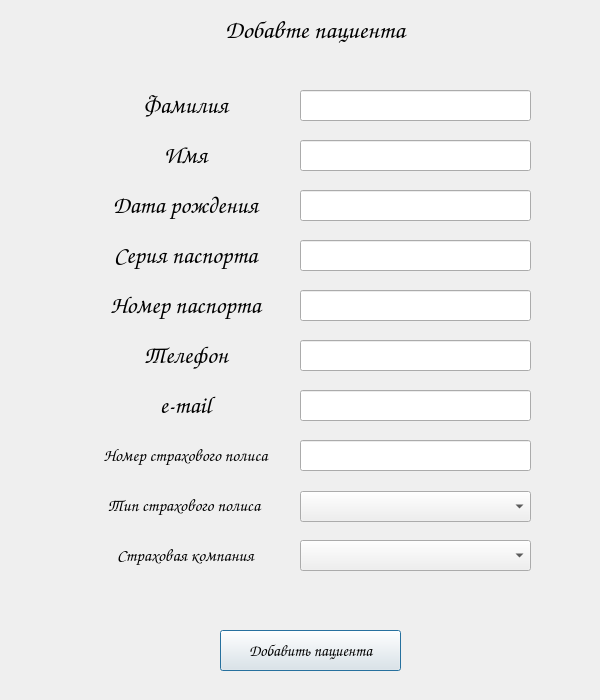
<?xml version="1.0" encoding="UTF-8"?>
<ui version="4.0">
 <class>Laborant_add_paccient</class>
 <widget class="QDialog" name="Laborant_add_paccient">
  <property name="geometry">
   <rect>
    <x>0</x>
    <y>0</y>
    <width>600</width>
    <height>700</height>
   </rect>
  </property>
  <property name="windowTitle">
   <string>Dialog</string>
  </property>
  <widget class="QLabel" name="label_16">
   <property name="enabled">
    <bool>true</bool>
   </property>
   <property name="geometry">
    <rect>
     <x>70</x>
     <y>90</y>
     <width>231</width>
     <height>31</height>
    </rect>
   </property>
   <property name="font">
    <font>
     <family>Comic Sans MS</family>
     <pointsize>18</pointsize>
    </font>
   </property>
   <property name="styleSheet">
    <string notr="true"/>
   </property>
   <property name="text">
    <string>Фамилия</string>
   </property>
   <property name="textFormat">
    <enum>Qt::AutoText</enum>
   </property>
   <property name="alignment">
    <set>Qt::AlignCenter</set>
   </property>
  </widget>
  <widget class="QLabel" name="label_17">
   <property name="enabled">
    <bool>true</bool>
   </property>
   <property name="geometry">
    <rect>
     <x>70</x>
     <y>140</y>
     <width>231</width>
     <height>31</height>
    </rect>
   </property>
   <property name="font">
    <font>
     <family>Comic Sans MS</family>
     <pointsize>18</pointsize>
    </font>
   </property>
   <property name="styleSheet">
    <string notr="true"/>
   </property>
   <property name="text">
    <string>Имя</string>
   </property>
   <property name="textFormat">
    <enum>Qt::AutoText</enum>
   </property>
   <property name="alignment">
    <set>Qt::AlignCenter</set>
   </property>
  </widget>
  <widget class="QLineEdit" name="lineEdit">
   <property name="geometry">
    <rect>
     <x>300</x>
     <y>90</y>
     <width>231</width>
     <height>31</height>
    </rect>
   </property>
  </widget>
  <widget class="QLineEdit" name="lineEdit_3">
   <property name="geometry">
    <rect>
     <x>300</x>
     <y>140</y>
     <width>231</width>
     <height>31</height>
    </rect>
   </property>
  </widget>
  <widget class="QLabel" name="label_20">
   <property name="enabled">
    <bool>true</bool>
   </property>
   <property name="geometry">
    <rect>
     <x>180</x>
     <y>0</y>
     <width>270</width>
     <height>60</height>
    </rect>
   </property>
   <property name="font">
    <font>
     <family>Comic Sans MS</family>
     <pointsize>19</pointsize>
    </font>
   </property>
   <property name="styleSheet">
    <string notr="true"/>
   </property>
   <property name="text">
    <string>Добавте пациента</string>
   </property>
   <property name="textFormat">
    <enum>Qt::AutoText</enum>
   </property>
   <property name="alignment">
    <set>Qt::AlignCenter</set>
   </property>
  </widget>
  <widget class="QPushButton" name="pushButton_13">
   <property name="geometry">
    <rect>
     <x>220</x>
     <y>630</y>
     <width>181</width>
     <height>41</height>
    </rect>
   </property>
   <property name="font">
    <font>
     <family>Comic Sans MS</family>
     <pointsize>12</pointsize>
    </font>
   </property>
   <property name="text">
    <string>Добавить пациента</string>
   </property>
  </widget>
  <widget class="QLabel" name="label_18">
   <property name="enabled">
    <bool>true</bool>
   </property>
   <property name="geometry">
    <rect>
     <x>70</x>
     <y>190</y>
     <width>231</width>
     <height>31</height>
    </rect>
   </property>
   <property name="font">
    <font>
     <family>Comic Sans MS</family>
     <pointsize>18</pointsize>
    </font>
   </property>
   <property name="styleSheet">
    <string notr="true"/>
   </property>
   <property name="text">
    <string>Дата рождения</string>
   </property>
   <property name="textFormat">
    <enum>Qt::AutoText</enum>
   </property>
   <property name="alignment">
    <set>Qt::AlignCenter</set>
   </property>
  </widget>
  <widget class="QLineEdit" name="lineEdit_4">
   <property name="geometry">
    <rect>
     <x>300</x>
     <y>190</y>
     <width>231</width>
     <height>31</height>
    </rect>
   </property>
  </widget>
  <widget class="QLabel" name="label_19">
   <property name="enabled">
    <bool>true</bool>
   </property>
   <property name="geometry">
    <rect>
     <x>70</x>
     <y>240</y>
     <width>231</width>
     <height>31</height>
    </rect>
   </property>
   <property name="font">
    <font>
     <family>Comic Sans MS</family>
     <pointsize>18</pointsize>
    </font>
   </property>
   <property name="styleSheet">
    <string notr="true"/>
   </property>
   <property name="text">
    <string>Серия паспорта</string>
   </property>
   <property name="textFormat">
    <enum>Qt::AutoText</enum>
   </property>
   <property name="alignment">
    <set>Qt::AlignCenter</set>
   </property>
  </widget>
  <widget class="QLineEdit" name="lineEdit_5">
   <property name="geometry">
    <rect>
     <x>300</x>
     <y>240</y>
     <width>231</width>
     <height>31</height>
    </rect>
   </property>
  </widget>
  <widget class="QLabel" name="label_21">
   <property name="enabled">
    <bool>true</bool>
   </property>
   <property name="geometry">
    <rect>
     <x>70</x>
     <y>290</y>
     <width>231</width>
     <height>31</height>
    </rect>
   </property>
   <property name="font">
    <font>
     <family>Comic Sans MS</family>
     <pointsize>18</pointsize>
    </font>
   </property>
   <property name="styleSheet">
    <string notr="true"/>
   </property>
   <property name="text">
    <string>Номер паспорта</string>
   </property>
   <property name="textFormat">
    <enum>Qt::AutoText</enum>
   </property>
   <property name="alignment">
    <set>Qt::AlignCenter</set>
   </property>
  </widget>
  <widget class="QLineEdit" name="lineEdit_6">
   <property name="geometry">
    <rect>
     <x>300</x>
     <y>290</y>
     <width>231</width>
     <height>31</height>
    </rect>
   </property>
  </widget>
  <widget class="QLabel" name="label_22">
   <property name="enabled">
    <bool>true</bool>
   </property>
   <property name="geometry">
    <rect>
     <x>70</x>
     <y>340</y>
     <width>231</width>
     <height>31</height>
    </rect>
   </property>
   <property name="font">
    <font>
     <family>Comic Sans MS</family>
     <pointsize>18</pointsize>
    </font>
   </property>
   <property name="styleSheet">
    <string notr="true"/>
   </property>
   <property name="text">
    <string>Телефон</string>
   </property>
   <property name="textFormat">
    <enum>Qt::AutoText</enum>
   </property>
   <property name="alignment">
    <set>Qt::AlignCenter</set>
   </property>
  </widget>
  <widget class="QLineEdit" name="lineEdit_7">
   <property name="geometry">
    <rect>
     <x>300</x>
     <y>340</y>
     <width>231</width>
     <height>31</height>
    </rect>
   </property>
  </widget>
  <widget class="QLabel" name="label_23">
   <property name="enabled">
    <bool>true</bool>
   </property>
   <property name="geometry">
    <rect>
     <x>70</x>
     <y>390</y>
     <width>231</width>
     <height>31</height>
    </rect>
   </property>
   <property name="font">
    <font>
     <family>Comic Sans MS</family>
     <pointsize>18</pointsize>
    </font>
   </property>
   <property name="styleSheet">
    <string notr="true"/>
   </property>
   <property name="text">
    <string>e-mail</string>
   </property>
   <property name="textFormat">
    <enum>Qt::AutoText</enum>
   </property>
   <property name="alignment">
    <set>Qt::AlignCenter</set>
   </property>
  </widget>
  <widget class="QLineEdit" name="lineEdit_8">
   <property name="geometry">
    <rect>
     <x>300</x>
     <y>390</y>
     <width>231</width>
     <height>31</height>
    </rect>
   </property>
  </widget>
  <widget class="QLabel" name="label_24">
   <property name="enabled">
    <bool>true</bool>
   </property>
   <property name="geometry">
    <rect>
     <x>70</x>
     <y>440</y>
     <width>231</width>
     <height>31</height>
    </rect>
   </property>
   <property name="font">
    <font>
     <family>Comic Sans MS</family>
     <pointsize>13</pointsize>
    </font>
   </property>
   <property name="styleSheet">
    <string notr="true"/>
   </property>
   <property name="text">
    <string>Номер страхового полиса</string>
   </property>
   <property name="textFormat">
    <enum>Qt::AutoText</enum>
   </property>
   <property name="alignment">
    <set>Qt::AlignCenter</set>
   </property>
  </widget>
  <widget class="QLineEdit" name="lineEdit_9">
   <property name="geometry">
    <rect>
     <x>300</x>
     <y>440</y>
     <width>231</width>
     <height>31</height>
    </rect>
   </property>
  </widget>
  <widget class="QLabel" name="label_25">
   <property name="enabled">
    <bool>true</bool>
   </property>
   <property name="geometry">
    <rect>
     <x>70</x>
     <y>490</y>
     <width>231</width>
     <height>31</height>
    </rect>
   </property>
   <property name="font">
    <font>
     <family>Comic Sans MS</family>
     <pointsize>13</pointsize>
    </font>
   </property>
   <property name="styleSheet">
    <string notr="true"/>
   </property>
   <property name="text">
    <string>Тип страхового полиса </string>
   </property>
   <property name="textFormat">
    <enum>Qt::AutoText</enum>
   </property>
   <property name="alignment">
    <set>Qt::AlignCenter</set>
   </property>
  </widget>
  <widget class="QComboBox" name="comboBox">
   <property name="geometry">
    <rect>
     <x>300</x>
     <y>491</y>
     <width>231</width>
     <height>31</height>
    </rect>
   </property>
  </widget>
  <widget class="QLabel" name="label_26">
   <property name="enabled">
    <bool>true</bool>
   </property>
   <property name="geometry">
    <rect>
     <x>70</x>
     <y>540</y>
     <width>231</width>
     <height>31</height>
    </rect>
   </property>
   <property name="font">
    <font>
     <family>Comic Sans MS</family>
     <pointsize>13</pointsize>
    </font>
   </property>
   <property name="styleSheet">
    <string notr="true"/>
   </property>
   <property name="text">
    <string>Страховая компания</string>
   </property>
   <property name="textFormat">
    <enum>Qt::AutoText</enum>
   </property>
   <property name="alignment">
    <set>Qt::AlignCenter</set>
   </property>
  </widget>
  <widget class="QComboBox" name="comboBox_2">
   <property name="geometry">
    <rect>
     <x>300</x>
     <y>540</y>
     <width>231</width>
     <height>31</height>
    </rect>
   </property>
  </widget>
 </widget>
 <resources/>
 <connections/>
</ui>
